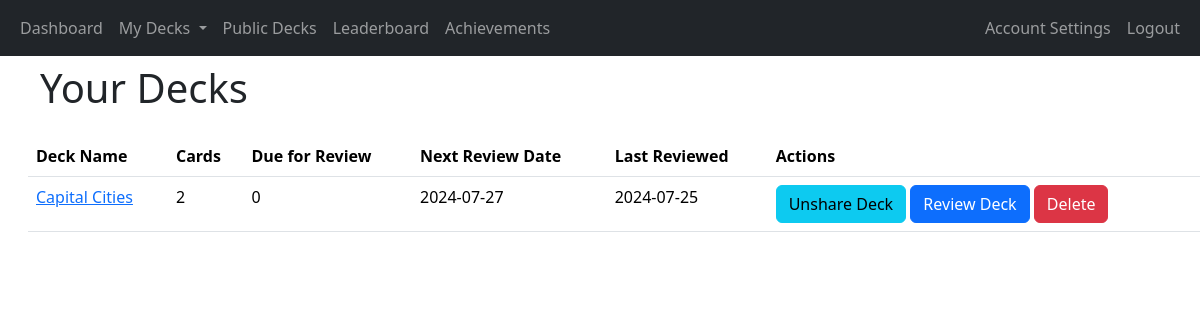
Before: /decks (signed in) with the older database file.
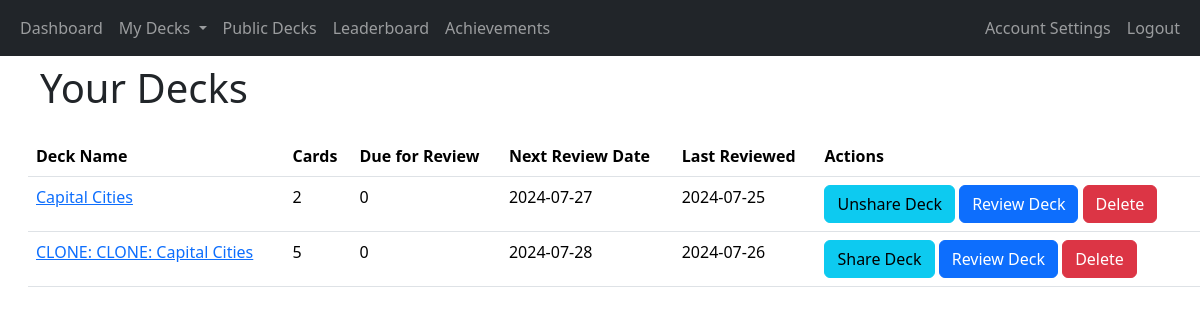
After: the same page with the newer database file.
### app/decks/models.py (models this page shows, shortened)
class Deck(db.Model):
    deck_id = db.Column(db.Integer, primary_key=True)
    name = db.Column(db.String(100), nullable=False)
    user_id = db.Column(db.Integer, db.ForeignKey('user.user_id'), nullable=False)
    created_at = db.Column(db.DateTime, nullable=False, default=datetime.utcnow)
    shared = db.Column(db.Boolean, default=False)
    review_start_date = db.Column(db.DateTime, nullable=True)
    cards = db.relationship('Card', backref='deck', cascade='all, delete-orphan', lazy=True)

### app/decks/routes.py (the view)
@decks_blueprint.route('/decks')
@login_required
def decks():
    user_decks = Deck.query.filter_by(user_id=current_user.user_id).all()
    deck_data = []
    for deck in user_decks:
        card_count = Card.query.filter_by(deck_id=deck.deck_id).count()
        due_count = Card.query.filter(Card.deck_id == deck.deck_id,
                                      Card.next_review_date <= datetime.utcnow()).count()
        next_review = db.session.query(Card.next_review_date).filter(
            Card.deck_id == deck.deck_id
        ).order_by(Card.next_review_date.asc()).first()
        if next_review:
            if next_review.next_review_date.date() < datetime.utcnow().date():
                next_review_date = datetime.utcnow().strftime('%Y-%m-%d')
            else:
                next_review_date = next_review.next_review_date.strftime('%Y-%m-%d')
        else:
            next_review_date = 'N/A'
        last_review = db.session.query(ReviewOutcome.timestamp).join(Card,
                                                                     Card.card_id == ReviewOutcome.card_id).filter(
            Card.deck_id == deck.deck_id,
            ReviewOutcome.user_id == current_user.user_id
        ).order_by(ReviewOutcome.timestamp.desc()).first()
        last_review_date = last_review.timestamp.strftime('%Y-%m-%d') if last_review else 'N/A'
        deck_data.append({
            'deck_id': deck.deck_id,
            'name': deck.name,
            'cards': card_count,
            'due_for_review': due_count,
            'shared': deck.shared,
            'next_review_date': next_review_date,
            'last_review_date': last_review_date
        })
    return render_template('decks.html', decks=deck_data)

### app/__init__.py (called while the page is built)
@login_manager.user_loader
def load_user(user_id):
    return User.query.get(int(user_id))

### app/decks/templates/decks.html (shortened to what this page needs)
{% extends "base.html" %}
{% block heading %}Your Decks{% endblock %}
{% block content %}
<table class="table">
    <thead>
        <tr>
            <th>Deck Name</th>
            <th>Cards</th>
            <th>Due for Review</th>
            <th>Next Review Date</th>
            <th>Last Reviewed</th>
            <th>Actions</th>
        </tr>
    </thead>
    <tbody>
        {% for deck in decks %}
        <tr>
            <td><a href="{{ url_for('decks.view_deck', deck_id=deck['deck_id']) }}">{{ deck['name'] }}</a></td>
            <td>{{ deck['cards'] }}</td>
            <td>{{ deck['due_for_review'] }}</td>
            <td>{{ deck['next_review_date'] }}</td>
            <td>{{ deck['last_review_date'] }}</td>
            <td>
                <a href="{{ url_for('decks.share_deck', deck_id=deck['deck_id']) }}" class="btn btn-info">
                    {% if deck['shared'] %}
                    Unshare Deck
                    {% else %}
                    Share Deck
                    {% endif %}
                </a>
                <a href="{{ url_for('review.start_review', deck_id=deck['deck_id']) }}" class="btn btn-primary">Review Deck</a>
                <button class="btn btn-danger" onclick="confirmDelete('{{ url_for('decks.delete_deck', deck_id=deck['deck_id']) }}')">Delete</button>
            </td>
        </tr>
        {% endfor %}
    </tbody>
</table>
{% endblock %}

### app/templates/base.html (shortened to what this page needs)
<!doctype html>
<html lang="en">
<head>
    <link href="https://cdn.jsdelivr.net/npm/bootstrap@5.3.2/dist/css/bootstrap.min.css" rel="stylesheet"
>
    <link rel="stylesheet" href="{{ url_for('static', filename='styles.css') }}">
</head>
<body>
<header class="site-header">
    <nav class="navbar navbar-expand-sm navbar-dark bg-dark">
        <div class="container-fluid">
            <div class="collapse navbar-collapse" id="navbarToggle">
                <div class="navbar-nav me-auto">
                    {% if current_user.is_authenticated %}
                        <a class="nav-item nav-link" href="{{ url_for('main.dashboard') }}">Dashboard</a>
                        <div class="nav-item dropdown">
                            <a class="nav-link dropdown-toggle" href="#" id="myDecksDropdown" role="button" data-bs-toggle="dropdown" aria-expanded="false">
                                My Decks
                            </a>
                        </div>
                        <a class="nav-item nav-link" href="{{ url_for('decks.public_decks') }}">Public Decks</a>
                        <a class="nav-item nav-link" href="{{ url_for('gamification.leaderboard') }}">Leaderboard</a>
                        <a class="nav-item nav-link" href="{{ url_for('gamification.user_achievements') }}">Achievements</a>
                </div>
                <div class="navbar-nav ms-auto">
                    <a class="nav-link" href="{{ url_for('auth.account_settings') }}">Account Settings</a>
                    <a class="nav-item nav-link" href="{{ url_for('auth.logout') }}">Logout</a>
                    {% else %}
                    <a class="nav-item nav-link" href="{{ url_for('main.index') }}">Home</a>
                </div>
                <div class="navbar-nav ms-auto">
                    <a class="nav-item nav-link" href="{{ url_for('auth.login') }}">Login</a>
                    <a class="nav-item nav-link" href="{{ url_for('auth.register') }}">Register</a>
                    {% endif %}
                </div>
            </div>
        </div>
    </nav>
</header>
<main role="main" class="container-fluid">
    <div class="row mt-2 ms-3">
        <div class="col-auto text-center">
            <h1>{%  block heading %}{% endblock %}</h1>
        </div>
    </div>
    <div class="row mt-3 ms-3">
        {% block content %}{% endblock %}
    </div>
</main>
</body>
</html>

Changed rows visible on the page:
added Deck: name "CLONE: CLONE: Capital Cities", cards "5", due_for_review "0", next_review_date "2024-07-28", last_review_date "2024-07-26", shows "Share Deck"
